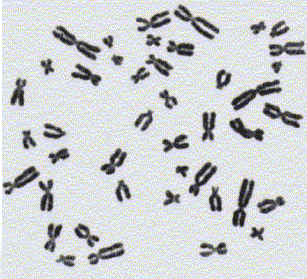
#> input picture Imagenes/Cromo.png, 307 x 279 px
$ jupyter execute 2_1_Etiquetado.ipynb   (shell and % lines are left out)
#> lines starting #> are read from the running program, lines starting #| are printed output that depends on the picture; after the words box and inside, x2 and y2 are one past the last pixel; in counts of white or black regions, pixels touching at a corner belong together
### Descargar imágenes

[cell 1]
# [8 lines of commented-out code are left out]

### Cargar imágenes

[cell 2]
import cv2
import numpy as np
import matplotlib.pyplot as plt

### Leer imagen

[cell 3]
img0=cv2.imread('Cromo.png')
#> img0 is the input picture: shape (279, 307, 3); mean B, G, R 211, 207.5, 204.7
img=cv2.cvtColor(img0, cv2.COLOR_BGR2GRAY)
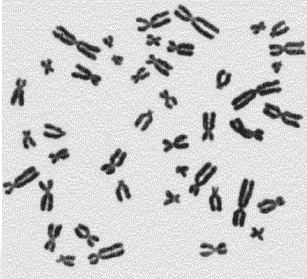
#> img: shape (279, 307); min 0, max 255, mean 207

[cell 4]
plt.imshow(img, cmap='gray', vmin=0, vmax=255)

[cell 5]
def grafica(ima1, ima2):
    plt.figure(figsize=(15,6))
    plt.subplot(1,2,1)
    plt.imshow(ima1, cmap='gray', vmin=0, vmax=255)
    plt.subplot(1,2,2)
    plt.imshow(ima2, cmap='gray', vmin=0, vmax=255)
    plt.show()

### crear imagen binaria

[cell 6]
_,imgB=cv2.threshold(img,125,255,cv2.THRESH_BINARY_INV)
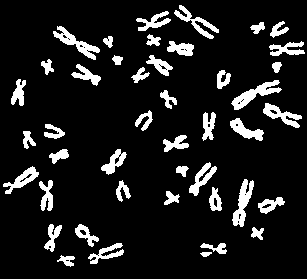
#> imgB: shape (279, 307); 11.1% white; 44 white regions, largest, box (x1, y1, x2, y2) and area: (231, 80, 282, 110) 517, (53, 26, 100, 60) 468, (232, 179, 254, 227) 467

[cell 7]
grafica(img,imgB)

### Filtrar

[cell 8]
kernel = np.ones((3,3),np.uint8)
ima2 = cv2.dilate(imgB,kernel,iterations = 2)
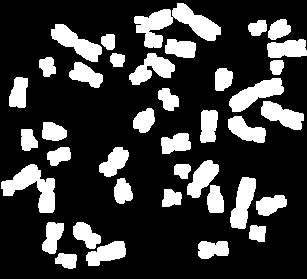
#> ima2: shape (279, 307); 22.7% white; 39 white regions, largest, box (x1, y1, x2, y2) and area: (134, 3, 221, 48) 1733, (1, 164, 55, 213) 1209, (229, 78, 284, 112) 909
ima2 = cv2.erode(ima2,kernel,iterations = 2)
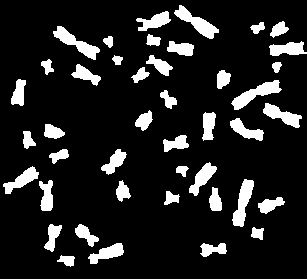
#> ima2: shape (279, 307); 12.9% white; 43 white regions, largest, box (x1, y1, x2, y2) and area: (231, 80, 282, 110) 561, (174, 5, 219, 39) 530, (53, 26, 100, 60) 525

[cell 9]
grafica(img,ima2)

### Etiquetado
El algoritmo de etiquetado parte de un concepto sencillo, en donde, todos los pixeles conectados espacialmente hacen parte de un mismo objeto y a ese objeto se le asigna una etiqueta diferente a cualquier otro elemento. El siguiente comando recibe una imagen binararia y retorna dos argumentos, el primero de ellos es el número de elementos u objetos encontrados contando el fondo de la imagen binaria y el segundo de ellos es una imagen con las etiquetas correspondientes para cada elemento.

[cell 10]
elem,mask=cv2.connectedComponents(ima2)
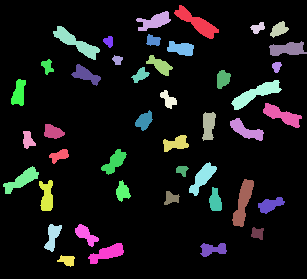
#> mask: shape (279, 307) int32; 44 distinct labels, from 0 to 43; one colour per label, 0 black
#> elem = 44

[cell 11]
print (elem)
#| 44

[cell 12]
plt.imshow(mask)

[cell 13]
plt.imshow(mask==1 )
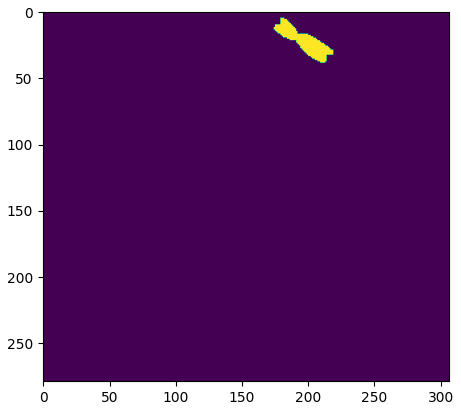
#> figure drawn by matplotlib, 1 panel

[cell 14]
E=18
bol=mask==E
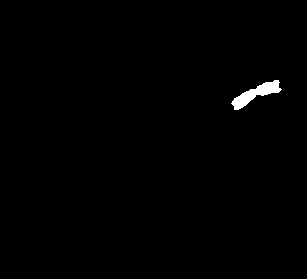
#> bol: shape (279, 307) bool; 0.65% white; 1 white region, box (x1, y1, x2, y2) and area: (231, 80, 282, 110) 561
plt.imshow(img*(bol), cmap='gray')
print('Area del elemento ', np.sum(bol))
#| Area del elemento  561
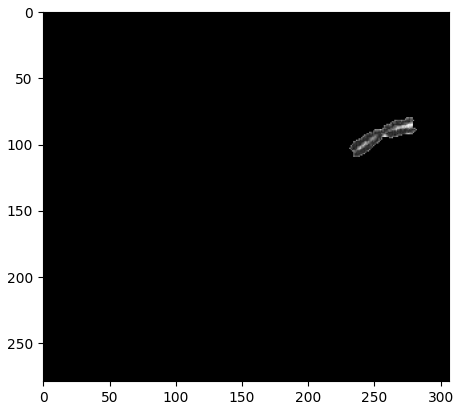
#> figure drawn by matplotlib, 1 panel

[cell 15]
Tam=np.zeros(elem)
#> Tam = 44 values from 0 to 0
for i in range(elem):
    Tam[i]=np.sum(mask==i)
#> after the loop, Tam = 44 values, max 74630 at index 0, min 73 at index 10, mean 1946.7
print ('Tamanhos de todos los elementos ', Tam)
#| Tamanhos de todos los elementos  [7.463e+04 5.300e+02 3.580e+02 1.790e+02 1.050e+02 5.250e+02 1.240e+02
#|  8.300e+01 2.810e+02 3.770e+02 7.300e+01 2.560e+02 1.160e+02 7.700e+01
#|  2.870e+02 1.480e+02 1.940e+02 2.690e+02 5.610e+02 1.640e+02 4.330e+02
#|  2.180e+02 2.980e+02 3.530e+02 2.160e+02 1.510e+02 2.670e+02 1.650e+02
#|  3.100e+02 3.910e+02 3.950e+02 9.200e+01 5.180e+02 3.160e+02 1.960e+02
#|  2.230e+02 1.360e+02 2.570e+02 2.580e+02 2.540e+02 1.190e+02 3.760e+02
#|  2.420e+02 1.320e+02]

#### Organizar de menor a mayor

[cell 16]
Ind=np.argsort(Tam)
#> Ind = 44 values, max 43 at index 8, min 0 at index 43, mean 21.5

#### Graficar todos los elementos de manera individual

[cell 17]
plt.figure(figsize=(15,6))
for i in range(elem):
    bol=mask==Ind[i]
    plt.subplot(4,11,i+1)
    plt.imshow(mask*bol, cmap='inferno')
    plt.axis('off')
#> this loop made 44 passes
#> pass 1, `bol=mask==Ind[i]`:
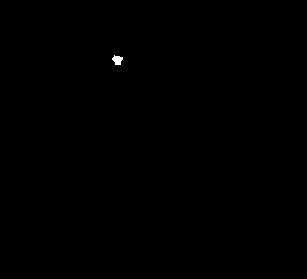
#> bol: shape (279, 307) bool; 0.09% white; 1 white region, box (x1, y1, x2, y2) and area: (112, 55, 123, 65) 73
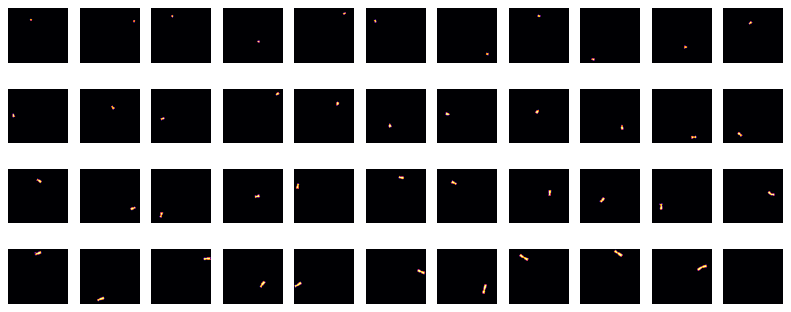
#> figure drawn by matplotlib, 44 panels
